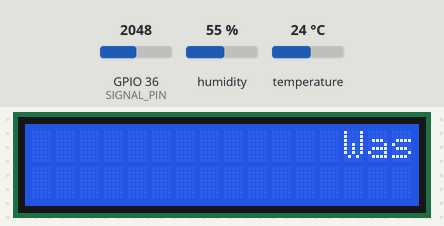
A sketch run on a simulated ESP32. Shown: 16×2 character LCD. The inputs (shaded band) are chosen by the test bench; at power-on: GPIO 36 (SIGNAL_PIN) = 2048, humidity 55 %, temperature 24 °C. WiFi joins after 1.5 s; servers stay silent unless stated; what the sketch prints to the serial monitor is not drawn.

Above: at 3.0 s.
At 7.1 s:
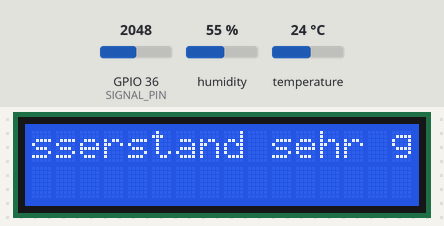
At 11.9 s:
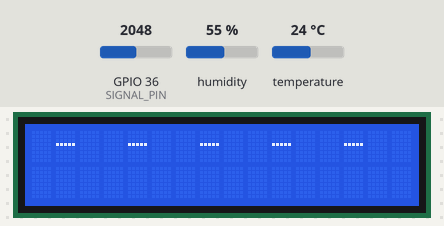
At 18.6 s:
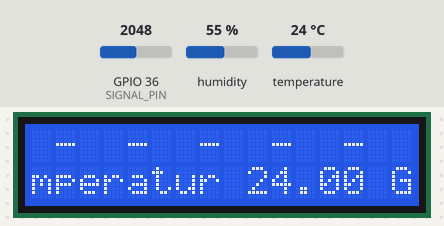
At 25.1 s:
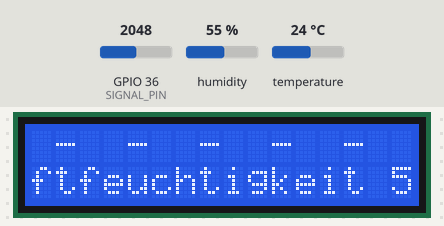
At 39.0 s:
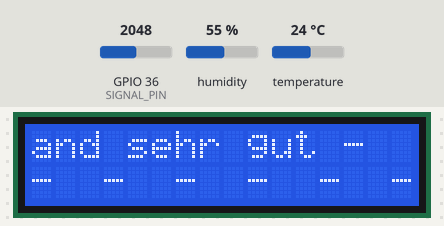

Measured:
- what the display in image 0 shows lasts 0.8 s, from 2.9 s to 3.7 s
- what the display in image 2 shows lasts 2.6 s, from 11.9 s to 14.5 s

The sketch:

microcontroller.ino
```cpp
#include <LiquidCrystal_I2C.h>
#include <WiFi.h>
#include "DHT.h"


//Water sensor
#define POWER_PIN  17 // ESP32 pin GIOP17 connected to sensor's VCC pin
#define SIGNAL_PIN 36 // ESP32 pin GIOP36 (ADC0) connected to sensor's signal pin

int value = 0; // variable to store the sensor value


#define DHTPIN 4
#define DHTTYPE DHT11


DHT dht(DHTPIN, DHTTYPE);

// set the LCD number of columns and rows
int lcdColumns = 16;
int lcdRow2 = 1;
int lcdRows = 2;
LiquidCrystal_I2C lcd(0x27, lcdColumns, lcdRows);


const char* ssid = "";
const char* password = "!";
// set LCD address, number of columns and rows
// if you don't know your display address, run an I2C scanner sketch
#ifdef __cplusplus
extern "C" {
#endif
uint8_t temprature_sens_read();
#ifdef __cplusplus
}
#endif
uint8_t temprature_sens_read();


//Array für diverse Werte
//1=Temp; 2=FeuchtigkeitL; 3=FeuchtigkeitE

double werte[3] = {  };


String messageStatic;


//soll durch Messwerte ersetzt werden
boolean durst = true;


//String messageStatic = "ich bin durstig";
String messageToScroll;

void watersensor(){
  digitalWrite(POWER_PIN, HIGH);  // turn the sensor ON
  delay(10);                      // wait 10 milliseconds
  value = analogRead(SIGNAL_PIN); // read the analog value from sensor
  digitalWrite(POWER_PIN, LOW);   // turn the sensor OFF

  Serial.print("The water sensor value: ");
  Serial.println(value);

  if(value <= 500){
    messageStatic = "Wasser ausreichend -";
  } else if(value <= 100){
      messageStatic = "Wasser nachfüllen -";
  } else {
    messageStatic = "Wasserstand sehr gut -";
  }

  scrollText(0, messageStatic, 800, lcdColumns);
  delay(1000);
}


void scrollText(int row, String message, int delayTime, int lcdColumns) {
  for (int i=0; i < lcdColumns; i++) {
    message = " " + message;
  }
  message = message + " ";
  for (int pos = 0; pos < message.length(); pos = pos + 3) {
    lcd.setCursor(0, row);
    lcd.print(message.substring(pos, pos + lcdColumns));
    delay(delayTime);
  }
}

void wificonnection(){
  WiFi.begin(ssid, password);
  while (WiFi.status() != WL_CONNECTED){
    delay(1000);
    Serial.println("Connecting");
  }
  Serial.println("Connected");
  // initialize LCD
}


void setup(){
  Serial.begin(115200);
  pinMode(POWER_PIN, OUTPUT);   // configure pin as an OUTPUT
  digitalWrite(POWER_PIN, LOW);
  wificonnection();
  Serial.println(F("DHTxx test!"));
  dht.begin();
  // initialize LCD
  dht.begin();
  lcd.init();
  // turn on LCD backlight
  lcd.backlight();
}

void loop(){
  // set cursor to first column, first row
  lcd.setCursor(0, 0);
  sensordata();
  // print static message
  lcd.print(messageStatic);
  watersensor();
  // print scrolling message
  scrollText(1, messageToScroll, 800, lcdColumns);
}

void sensordata(){
    // Sensor readings may also be up to 2 seconds 'old' (its a very slow sensor)
  werte[1] = dht.readHumidity();
  // Read temperature as Celsius (the default)
  werte[0] = dht.readTemperature();

  // Check if any reads failed and exit early (to try again).
  if (isnan(werte[0]) || isnan(werte[1])) {
    Serial.println(F("Failed to read from DHT sensor!"));
    return;
  }

  // Compute heat index in Celsius (isFahreheit = false)
  float hic = dht.computeHeatIndex(werte[0], werte[1], false);

  Serial.print((String) werte[0] + " Temperatur");
  Serial.print((String) werte[1] + " LFKT");

  messageToScroll = "Temperatur " + (String) werte[0] + " Grad - Luftfeuchtigkeit " + (String) werte[1] + "% - " + "-";

}


//Blink without delay
```
